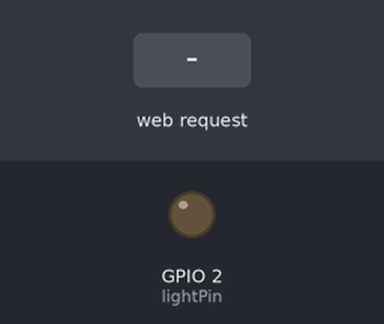
The sketch below on a simulated ESP32. Parts: output pins drawn as LEDs (lit = HIGH). Inputs (shaded band) come from the test bench. WiFi joins after 1.5 s; servers stay silent unless stated; not simulated (calls return 0 or success): secrets.h; what the sketch prints to the serial monitor is not drawn.

Above: at 4.4 s.
4.5 s: HTTP request GET /light?on=1 received
At 5.0 s:
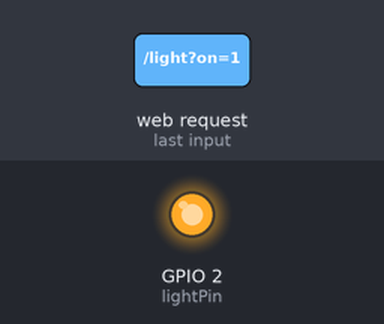
6.0 s: HTTP request GET /light?on=0 received
At 7.4 s:
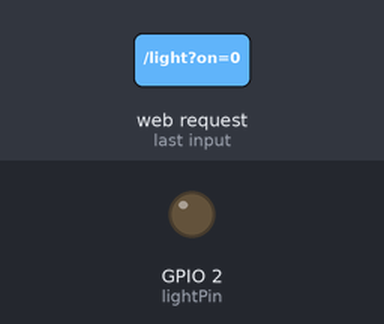
Timing chart, 0 to 9.0 s (numbered marks = the images above; inputs shaded):
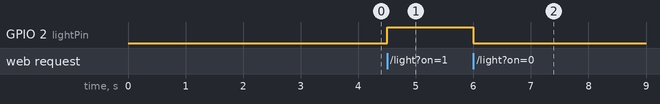

Measured:
- after the input at 4.5 s, GPIO 2 (lightPin): LOW → HIGH at once
- after the input at 6.0 s, GPIO 2 (lightPin): HIGH → LOW at once

The sketch:

WifiConnect.ino
```cpp
#include <WiFi.h>
#include <WebServer.h>
#include "secrets.h"

const int lightPin = 2;

WebServer server(80);

void handleLight() {
  if (server.hasArg("on")){
    String call = server.arg("on");
    int call_ = call.toInt();

    if (call_ == 1){
      digitalWrite(lightPin, HIGH);
      server.send(200, "text/plain", "Light is on.");

    } else{
      digitalWrite(lightPin, LOW);
      server.send(200, "text/plain", "Light is off.");
    }

  } else {
      server.send(400, "text/plain", "Wrong parameter, nothing worked.");
  }
}

void setup() {

  /*Initialize*/
  Serial.begin(115200);
  delay(250);

  pinMode(lightPin, OUTPUT);
  digitalWrite(lightPin, LOW);

  /*Wifi commands*/
  Serial.println("Connecting to the WiFi...");
  WiFi.begin(ssid, password);

/*Waiting for connection*/
  while(WiFi.status() != WL_CONNECTED){
    delay(3000);
    Serial.println("Still trying to connect... be patient");
  }

  Serial.print("Connected to");
  Serial.println(ssid);
  Serial.print("IP: ");
  Serial.println(WiFi.localIP());


  server.on("/light", handleLight);

  server.begin();
  Serial.println("HTTP server began");

}

void loop() {
  server.handleClient();

}
```
